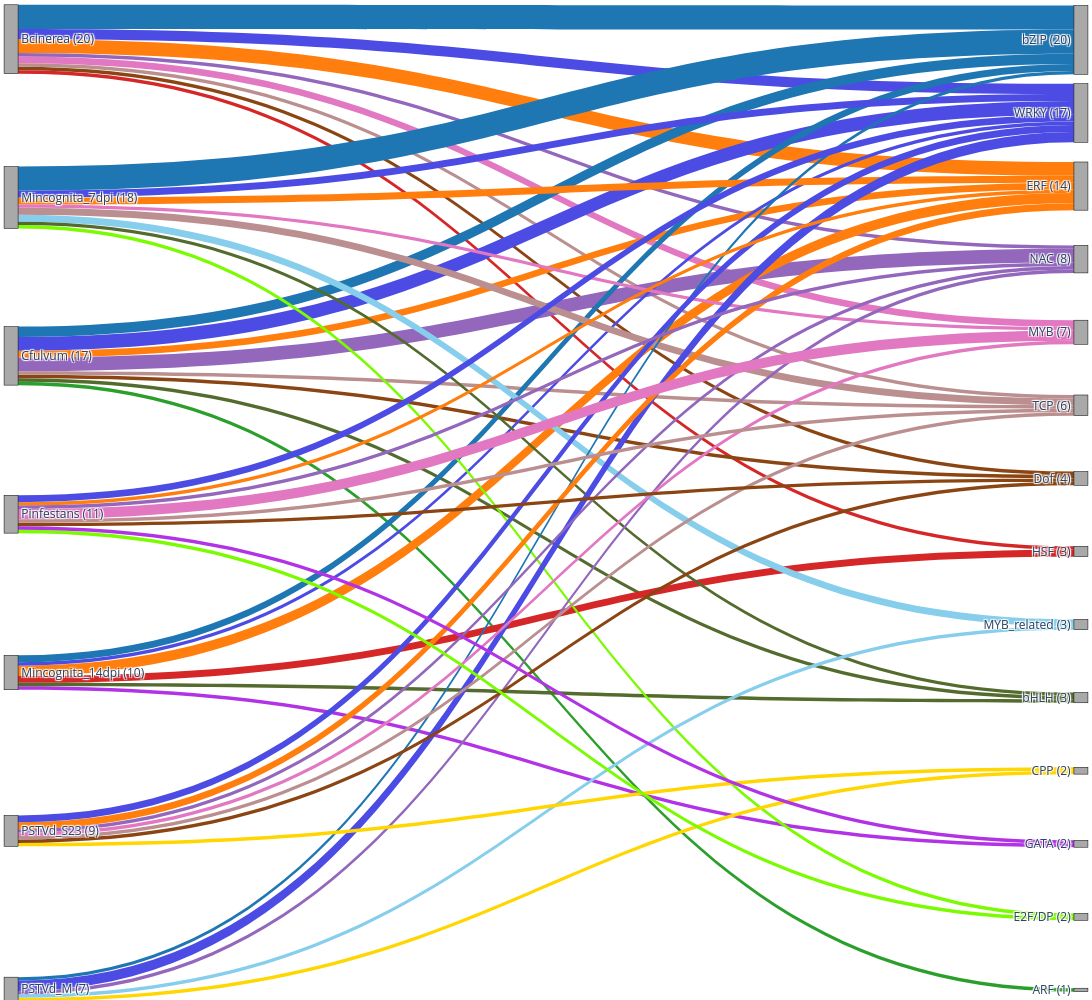

Notebook code cell kept with this figure:
### Code cell
fig = sankey_condition_family(signif_tf, title="")
fig.show()

### Figure 1 — Plotly figure (JSON) as saved in the notebook; plotly's stock layout.template omitted (floating-point values rounded to 4 significant figures)
{"data": [{"arrangement": "fixed", "link": {"color": ["rgba(138,69,19,1.00)", "rgba(255,126,13,1.00)", "rgba(213,39,40,1.00)", "rgba(226,119,194,1.00)", "rgba(147,103,188,1.00)", "rgba(187,143,143,1.00)", "rgba(76,76,229,1.00)", "rgba(30,118,179,1.00)", "rgba(43,159,43,1.00)", "rgba(138,69,19,1.00)", "rgba(255,126,13,1.00)", "rgba(147,103,188,1.00)", "rgba(187,143,143,1.00)", "rgba(76,76,229,1.00)", "rgba(84,107,46,1.00)", "rgba(30,118,179,1.00)", "rgba(255,126,13,1.00)", "rgba(178,51,229,1.00)", "rgba(213,39,40,1.00)", "rgba(76,76,229,1.00)", "rgba(84,107,46,1.00)", "rgba(30,118,179,1.00)", "rgba(123,251,0,1.00)", "rgba(255,126,13,1.00)", "rgba(226,119,194,1.00)", "rgba(134,206,235,1.00)", "rgba(187,143,143,1.00)", "rgba(76,76,229,1.00)", "rgba(84,107,46,1.00)", "rgba(30,118,179,1.00)", "rgba(255,214,0,1.00)", "rgba(134,206,235,1.00)", "rgba(147,103,188,1.00)", "rgba(76,76,229,1.00)", "rgba(30,118,179,1.00)", "rgba(255,214,0,1.00)", "rgba(138,69,19,1.00)", "rgba(255,126,13,1.00)", "rgba(226,119,194,1.00)", "rgba(147,103,188,1.00)", "rgba(187,143,143,1.00)", "rgba(76,76,229,1.00)", "rgba(138,69,19,1.00)", "rgba(123,251,0,1.00)", "rgba(255,126,13,1.00)", "rgba(178,51,229,1.00)", "rgba(226,119,194,1.00)", "rgba(147,103,188,1.00)", "rgba(187,143,143,1.00)", "rgba(76,76,229,1.00)"], "hovertemplate": "Condition → TF Family<br>%{source.label} → %{target.label}<br>Count: %{value}<extra></extra>", "source": [0, 0, 0, 0, 0, 0, 0, 0, 2, 2, 2, 2, 2, 2, 2, 2, 4, 4, 4, 4, 4, 4, 1, 1, 1, 1, 1, 1, 1, 1, 6, 6, 6, 6, 6, 5, 5, 5, 5, 5, 5, 5, 3, 3, 3, 3, 3, 3, 3, 3], "target": [13, 9, 14, 11, 10, 12, 8, 7, 20, 13, 9, 10, 12, 8, 16, 7, 9, 18, 14, 8, 16, 7, 19, 9, 11, 15, 12, 8, 16, 7, 17, 15, 10, 8, 7, 17, 13, 9, 11, 10, 12, 8, 13, 19, 9, 18, 11, 10, 12, 8], "value": [1, 4, 1, 2, 1, 1, 3, 7, 1, 1, 2, 4, 1, 4, 1, 3, 3, 1, 2, 1, 1, 2, 1, 2, 1, 2, 2, 2, 1, 7, 1, 1, 1, 3, 1, 1, 1, 2, 1, 1, 1, 2, 1, 1, 1, 1, 3, 1, 1, 2]}, "node": {"color": ["rgba(160,160,160,0.9)", "rgba(160,160,160,0.9)", "rgba(160,160,160,0.9)", "rgba(160,160,160,0.9)", "rgba(160,160,160,0.9)", "rgba(160,160,160,0.9)", "rgba(160,160,160,0.9)", "rgba(160,160,160,0.9)", "rgba(160,160,160,0.9)", "rgba(160,160,160,0.9)", "rgba(160,160,160,0.9)", "rgba(160,160,160,0.9)", "rgba(160,160,160,0.9)", "rgba(160,160,160,0.9)", "rgba(160,160,160,0.9)", "rgba(160,160,160,0.9)", "rgba(160,160,160,0.9)", "rgba(160,160,160,0.9)", "rgba(160,160,160,0.9)", "rgba(160,160,160,0.9)", "rgba(160,160,160,0.9)"], "label": ["Bcinerea (20)", "Mincognita_7dpi (18)", "Cfulvum (17)", "Pinfestans (11)", "Mincognita_14dpi (10)", "PSTVd_S23 (9)", "PSTVd_M (7)", "bZIP (20)", "WRKY (17)", "ERF (14)", "NAC (8)", "MYB (7)", "TCP (6)", "Dof (4)", "HSF (3)", "MYB_related (3)", "bHLH (3)", "CPP (2)", "GATA (2)", "E2F/DP (2)", "ARF (1)"], "line": {"color": "black", "width": 0.5}, "pad": 60, "thickness": 14, "x": [0.001, 0.001, 0.001, 0.001, 0.001, 0.001, 0.001, 0.999, 0.999, 0.999, 0.999, 0.999, 0.999, 0.999, 0.999, 0.999, 0.999, 0.999, 0.999, 0.999, 0.999], "y": [-0.0008333, 0.1658, 0.3325, 0.4992, 0.6658, 0.8325, 0.9992, -7.692e-05, 0.07685, 0.1538, 0.2307, 0.3076, 0.3845, 0.4615, 0.5384, 0.6153, 0.6922, 0.7692, 0.8461, 0.923, 0.9999]}, "type": "sankey"}], "layout": {"font": {"size": 12}, "height": 1000, "margin": {"b": 10, "l": 10, "r": 10, "t": 40}, "title": {"text": ""}, "width": 1200}}
